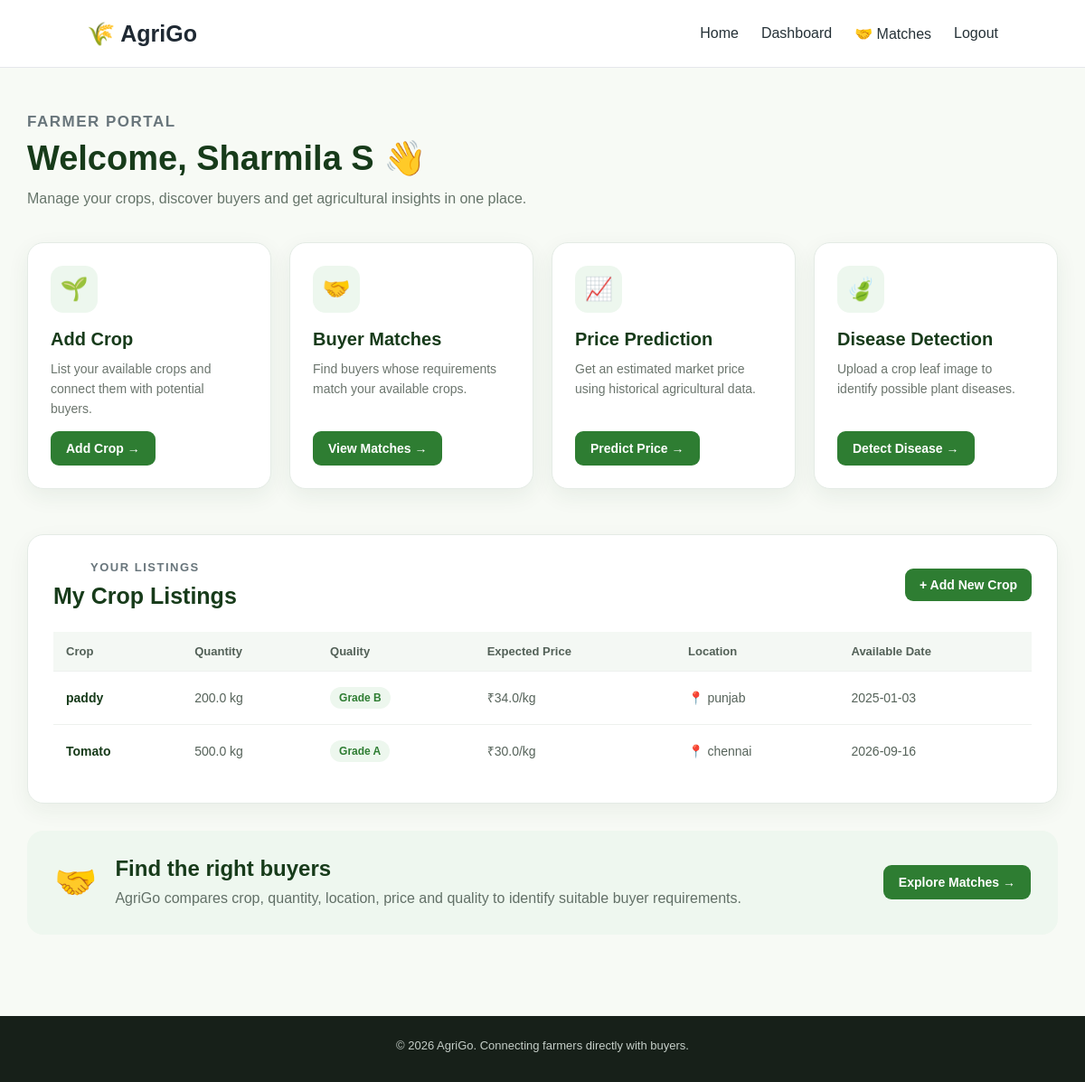
/farmer_dashboard (signed in), run on the app's committed database.
### tables this page shows
CREATE TABLE crop_listings (
    id INTEGER PRIMARY KEY AUTOINCREMENT,
    farmer_id INTEGER NOT NULL,
    crop_name TEXT NOT NULL,
    quantity REAL NOT NULL,
    quality TEXT NOT NULL,
    expected_price REAL NOT NULL,
    location TEXT NOT NULL,
    harvest_date TEXT NOT NULL,
    available_date TEXT NOT NULL,
    image TEXT,
    FOREIGN KEY (farmer_id) REFERENCES users(id)
);

### app.py (the view)
@app.route("/farmer_dashboard")
def farmer_dashboard():
    if session.get("role") != "farmer":
        return redirect("/login")
    farmer_id = session["user_id"]
    connection = get_db_connection()
    crops = connection.execute(
        """
        SELECT *
        FROM crop_listings
        WHERE farmer_id = ?
        ORDER BY id DESC
        """,
        (farmer_id,)
    ).fetchall()
    connection.close()
    return render_template(
        "farmer_dashboard.html",
        crops=crops,
        farmer_name=session.get("name")
    )

### app.py (called while the page is built)
def get_db_connection():
    connection = sqlite3.connect(
        "database/agriconnect.db"
    )
    connection.row_factory = sqlite3.Row
    return connection

### templates/farmer_dashboard.html (shortened to what this page needs)
<!DOCTYPE html>
<html lang="en">
<head>
    <link rel="stylesheet" href="{{ url_for('static', filename='css/style.css') }}">
</head>
<body>
    <nav class="navbar">
        <div class="logo">
            🌾 AgriGo
        </div>
        <div class="nav-links">
            <a href="/">Home</a>
            <a href="/farmer_dashboard" class="active">
                Dashboard
            </a>
            <a href="/matches">
                🤝 Matches
            </a>
            <a href="/logout">
                Logout
            </a>
        </div>
    </nav>
    <main class="dashboard-container">
        <section class="dashboard-header">
            <div>
                <p class="dashboard-label">
                    FARMER PORTAL
                </p>
                <h1>
                    Welcome, {{ farmer_name }} 👋
                </h1>
                <p>
                    Manage your crops, discover buyers and get
                    agricultural insights in one place.
                </p>
            </div>
        </section>
        <section class="dashboard-cards">
            <div class="dashboard-card">
                <div class="dashboard-icon">
                    🌱
                </div>
                <h2>
                    Add Crop
                </h2>
                <p>
                    List your available crops and connect
                    them with potential buyers.
                </p>
                <a href="/add_crop" class="dashboard-button">
                    Add Crop →
                </a>
            </div>
            <div class="dashboard-card">
                <div class="dashboard-icon">
                    🤝
                </div>
                <h2>
                    Buyer Matches
                </h2>
                <p>
                    Find buyers whose requirements match
                    your available crops.
                </p>
                <a href="/matches" class="dashboard-button">
                    View Matches →
                </a>
            </div>
            <div class="dashboard-card">
                <div class="dashboard-icon">
                    📈
                </div>
                <h2>
                    Price Prediction
                </h2>
                <p>
                    Get an estimated market price using
                    historical agricultural data.
                </p>
                <a href="/price_prediction" class="dashboard-button">
                    Predict Price →
                </a>
            </div>
            <div class="dashboard-card">
                <div class="dashboard-icon">
                    🍃
                </div>
                <h2>
                    Disease Detection
                </h2>
                <p>
                    Upload a crop leaf image to identify
                    possible plant diseases.
                </p>
                <a href="/disease_detection" class="dashboard-button">
                    Detect Disease →
                </a>
            </div>
        </section>
        <section class="dashboard-section">
            <div class="section-heading">
                <div>
                    <p class="dashboard-label">
                        YOUR LISTINGS
                    </p>
                    <h2>
                        My Crop Listings
                    </h2>
                </div>
                <a href="/add_crop" class="small-button">
                    + Add New Crop
                </a>
            </div>
            {% if crops %}
            <div class="crop-table-wrapper">
                <table class="crop-table">
                    <thead>
                        <tr>
                            <th>Crop</th>
                            <th>Quantity</th>
                            <th>Quality</th>
                            <th>Expected Price</th>
                            <th>Location</th>
                            <th>Available Date</th>
                        </tr>
                    </thead>
                    <tbody>
                        {% for crop in crops %}
                        <tr>
                            <td>
                                <strong>
                                    {{ crop["crop_name"] }}
                                </strong>
                            </td>
                            <td>
                                {{ crop["quantity"] }} kg
                            </td>
                            <td>
                                <span class="quality-badge">
                                    {{ crop["quality"] }}
                                </span>
                            </td>
                            <td>
                                ₹{{ crop["expected_price"] }}/kg
                            </td>
                            <td>
                                📍 {{ crop["location"] }}
                            </td>
                            <td>
                                {{ crop["available_date"] }}
                            </td>
                        </tr>
                        {% endfor %}
                    </tbody>
                </table>
            </div>
            {% endif %}
        </section>
        <section class="matching-banner">
            <div class="matching-icon">
                🤝
            </div>
            <div>
                <h2>
                    Find the right buyers
                </h2>
                <p>
                    AgriGo compares crop, quantity,
                    location, price and quality to identify
                    suitable buyer requirements.
                </p>
            </div>
            <a href="/matches" class="matching-button">
                Explore Matches →
            </a>
        </section>
    </main>
    <footer class="footer">
        <p>
            © 2026 AgriGo. Connecting farmers directly with buyers.
        </p>
    </footer>
</body>
</html>

### data on the page
crop_listings: crop_name "paddy", quantity "200.0", quality "Grade B", expected_price "34.0", location "punjab", available_date "2025-01-03"
crop_listings: crop_name "Tomato", quantity "500.0", quality "Grade A", expected_price "30.0", location "chennai", available_date "2026-09-16"

### other printed values
{{ farmer_name }} "Sharmila S"
